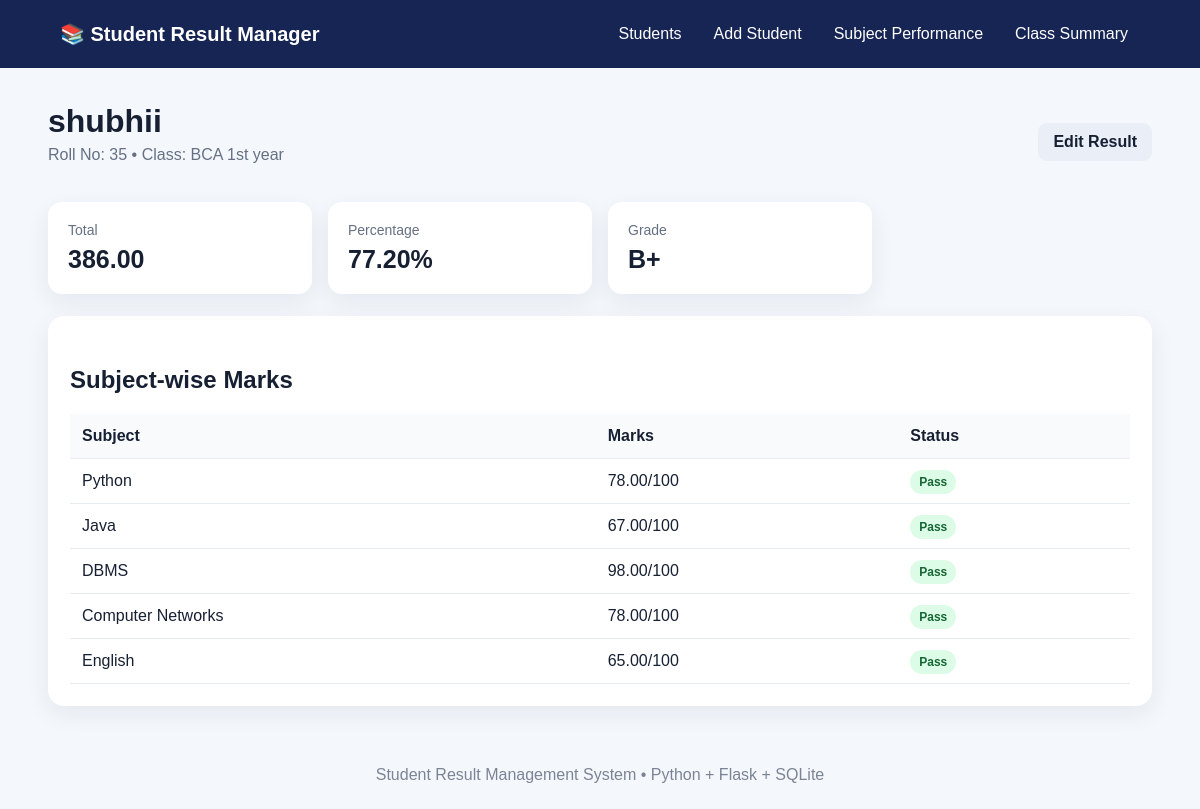
Screenshot of /student/2 with the database file from the repository.
### tables this page shows
CREATE TABLE students (
            id INTEGER PRIMARY KEY AUTOINCREMENT,
            roll_no TEXT NOT NULL UNIQUE,
            name TEXT NOT NULL,
            class_name TEXT NOT NULL,
            created_at TIMESTAMP DEFAULT CURRENT_TIMESTAMP
        );

CREATE TABLE marks (
            id INTEGER PRIMARY KEY AUTOINCREMENT,
            student_id INTEGER NOT NULL,
            subject_id INTEGER NOT NULL,
            marks REAL NOT NULL CHECK(marks >= 0 AND marks <= 100),
            UNIQUE(student_id, subject_id),
            FOREIGN KEY(student_id) REFERENCES students(id) ON DELETE CASCADE,
            FOREIGN KEY(subject_id) REFERENCES subjects(id) ON DELETE CASCADE
        );

CREATE TABLE subjects (
            id INTEGER PRIMARY KEY AUTOINCREMENT,
            name TEXT NOT NULL UNIQUE
        );

### app.py (the view)
@app.route("/student/<int:student_id>")
def view_student(student_id):
    conn = get_db()
    student = conn.execute("SELECT * FROM students WHERE id = ?", (student_id,)).fetchone()
    marks = conn.execute("""
        SELECT subjects.name, marks.marks
        FROM marks
        JOIN subjects ON subjects.id = marks.subject_id
        WHERE marks.student_id = ?
        ORDER BY subjects.id
    """, (student_id,)).fetchall()
    conn.close()
    if student is None:
        flash("Student not found.", "danger")
        return redirect(url_for("index"))
    total, percentage, grade = calculate_result(marks)
    return render_template(
        "student_result.html",
        student=student,
        marks=marks,
        total=total,
        percentage=percentage,
        grade=grade
    )

### app.py (called while the page is built)
def get_db():
    conn = sqlite3.connect(DB_PATH)
    conn.row_factory = sqlite3.Row
    conn.execute("PRAGMA foreign_keys = ON")
    return conn

def calculate_result(marks):
    values = [float(m["marks"]) for m in marks]
    total = sum(values)
    percentage = total / len(values) if values else 0
    if percentage >= 90:
        grade = "A+"
    elif percentage >= 80:
        grade = "A"
    elif percentage >= 70:
        grade = "B+"
    elif percentage >= 60:
        grade = "B"
    elif percentage >= 50:
        grade = "C"
    elif percentage >= 40:
        grade = "D"
    else:
        grade = "F"
    return total, percentage, grade

@app.context_processor
def inject_year():
    from datetime import datetime
    return {"current_year": datetime.now().year}

### templates/student_result.html (shortened to what this page needs)
{% extends "base.html" %}
{% block content %}
<div class="page-head">
    <div>
        <h1>{{ student.name }}</h1>
        <p>Roll No: {{ student.roll_no }} • Class: {{ student.class_name }}</p>
    </div>
    <a class="btn" href="{{ url_for('edit_student', student_id=student.id) }}">Edit Result</a>
</div>
<div class="stats">
    <div class="stat"><span>Total</span><strong>{{ "%.2f"|format(total) }}</strong></div>
    <div class="stat"><span>Percentage</span><strong>{{ "%.2f"|format(percentage) }}%</strong></div>
    <div class="stat"><span>Grade</span><strong>{{ grade }}</strong></div>
</div>
<div class="card">
<h2>Subject-wise Marks</h2>
<table>
    <thead><tr><th>Subject</th><th>Marks</th><th>Status</th></tr></thead>
    <tbody>
    {% for m in marks %}
        <tr>
            <td>{{ m.name }}</td>
            <td>{{ "%.2f"|format(m.marks) }}/100</td>
            <td><span class="badge {{ 'pass' if m.marks >= 40 else 'fail' }}">{{ "Pass" if m.marks >= 40 else "Fail" }}</span></td>
        </tr>
    {% else %}
        <tr><td colspan="3" class="empty">No marks entered.</td></tr>
    {% endfor %}
    </tbody>
</table>
</div>
{% endblock %}

### templates/base.html (shortened to what this page needs)
<!DOCTYPE html>
<html lang="en">
<head>
    <link rel="stylesheet" href="{{ url_for('static', filename='style.css') }}">
</head>
<body>
<header class="topbar">
    <div class="brand">📚 Student Result Manager</div>
    <nav>
        <a href="{{ url_for('index') }}">Students</a>
        <a href="{{ url_for('add_student') }}">Add Student</a>
        <a href="{{ url_for('performance') }}">Subject Performance</a>
        <a href="{{ url_for('summary') }}">Class Summary</a>
    </nav>
</header>
<main class="container">
    {% block content %}{% endblock %}
</main>
<footer>Student Result Management System • Python + Flask + SQLite</footer>
</body>
</html>

### static/style.css (style rules this page uses)
* { box-sizing: border-box; }
body { margin: 0; font-family: Arial, Helvetica, sans-serif; background: #f4f7fb; color: #172033; }
.topbar { background: #172554; color: white; padding: 16px 5%; display: flex; align-items: center; justify-content: space-between; gap: 20px; flex-wrap: wrap; }
.brand { font-size: 20px; font-weight: 700; }
nav { display: flex; gap: 8px; flex-wrap: wrap; }
nav a { color: white; text-decoration: none; padding: 9px 12px; border-radius: 8px; }
.container { width: min(1180px, 92%); margin: 35px auto; min-height: 75vh; }
.page-head { display:flex; justify-content:space-between; align-items:center; gap:20px; margin-bottom:22px; }
h1 { margin:0 0 6px; }
h2 { margin-top: 28px; }
p { color:#657084; margin-top:0; }
.card, .form-card { background:white; border-radius:16px; padding:22px; box-shadow:0 8px 25px rgba(23,37,84,.07); }
table { width:100%; border-collapse:collapse; min-width:720px; }
th, td { padding:13px 12px; border-bottom:1px solid #e7ebf2; text-align:left; }
th { background:#f8fafc; }
.btn { display:inline-block; border:0; background:#e9eef7; color:#172033; text-decoration:none; padding:10px 15px; border-radius:9px; cursor:pointer; font-weight:600; }
.stats { display:grid; grid-template-columns:repeat(4, 1fr); gap:16px; margin-bottom:22px; }
.stat { background:white; border-radius:14px; padding:20px; box-shadow:0 8px 25px rgba(23,37,84,.07); }
.stat span { display:block; color:#657084; font-size:14px; }
.stat strong { display:block; font-size:25px; margin-top:7px; }
.badge { padding:5px 9px; border-radius:20px; font-size:12px; font-weight:700; }
.pass { background:#dcfce7; color:#166534; }
footer { text-align:center; padding:25px; color:#7b8495; }

### rows the page displays
students: name "shubhii", roll_no "35", class_name "BCA 1st year"
marks: name "Python", marks "78.00", marks "Pass"
marks: name "Java", marks "67.00", marks "Pass"
marks: name "DBMS", marks "98.00", marks "Pass"
marks: name "Computer Networks", marks "78.00", marks "Pass"
marks: name "English", marks "65.00", marks "Pass"

### other values shown
{{ "%.2f"|format(total) }} "386.00"
{{ "%.2f"|format(percentage) }} "77.20"
{{ grade }} "B+"
